Frame 1 (no input): blank canvas, image omitted
Frame 60 (the mouse pressed at the canvas centre just before this capture): blank canvas, image omitted
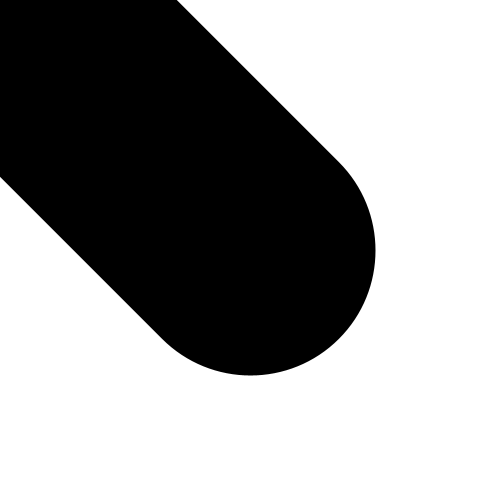
Frame 120 (the mouse held since frame 60 and released just before this capture)

The Processing sketch whose frames 1 and 60 were blank and that drew this single picture after the mouse press (run headless with seeded random() and noise(); from frame 60 on, the mouse is pressed at the canvas centre):

// Processing sketch: processing_63785
// ── processing_63785.pde

void setup(){
size(500,500);
background(255);
smooth();
}

void draw(){
stroke(0);
strokeWeight(abs(mouseX-pmouseX));
line(pmouseX,pmouseY,mouseX,mouseY);
}
